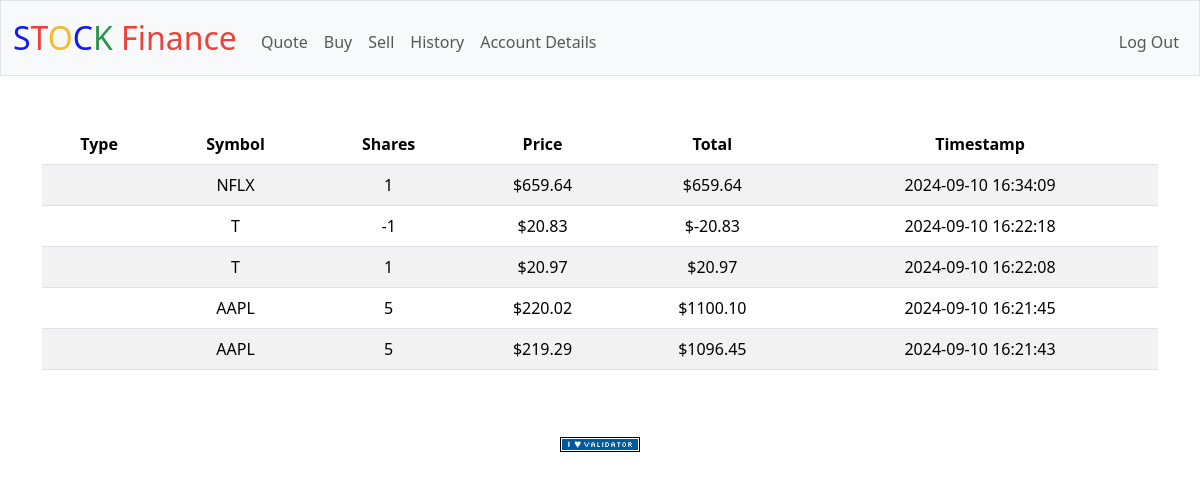
Screenshot of /history (signed in) with the database file from the repository.
### tables this page shows
CREATE TABLE transactions (
id INTEGER PRIMARY KEY AUTOINCREMENT,
user_id INTEGER NOT NULL,
symbol TEXT NOT NULL,
shares INTEGER NOT NULL,
price NUMERIC NOT NULL,
timestamp DATETIME DEFAULT CURRENT_TIMESTAMP, date TEXT,
FOREIGN KEY (user_id) REFERENCES users(id)
);

### app.py (the view)
@app.route("/history")
@login_required
def history():
    transactions = db.execute(
        "SELECT * FROM transactions WHERE user_id = :user_id ORDER BY timestamp DESC", user_id=session["user_id"])
    return render_template("history.html", transactions=transactions)

### app.py (called while the page is built)
@app.after_request
def after_request(response):
    response.headers["Cache-Control"] = "no-cache, no-store, must-revalidate"
    response.headers["Expires"] = 0
    response.headers["Pragma"] = "no-cache"
    return response

### helpers.py (called while the page is built)
def login_required(f):
    @wraps(f)
    def decorated_function(*args, **kwargs):
        if session.get("user_id") is None:
            return redirect("/login")
        return f(*args, **kwargs)
    return decorated_function

### templates/history.html (shortened to what this page needs)
{% extends "layout.html" %}
{% block main %}
<table class="table table-striped">
    <thead>
        <tr>
            <th>Type</th>
            <th>Symbol</th>
            <th>Shares</th>
            <th>Price</th>
            <th>Total</th>
            <th>Timestamp</th>
        </tr>
    </thead>
    <tbody>
        {% for transaction in transactions %}
        <tr>
            <td>{{ transaction.type }}</td>
            <td>{{ transaction.symbol }}</td>
            <td>{{ transaction.shares }}</td>
            <td>${{ "%.2f"|format(transaction.price) }}</td>
            <td>${{ "%.2f"|format(transaction.shares * transaction.price) }}</td>
            <td>{{ transaction.timestamp }}</td>
        </tr>
        {% endfor %}
    </tbody>
</table>
{% endblock %}

### templates/layout.html (shortened to what this page needs)
<!DOCTYPE html>
<html lang="en">
    <head>
        <link href="https://cdn.jsdelivr.net/npm/bootstrap@5.3.3/dist/css/bootstrap.min.css" rel="stylesheet">
        <link href="/static/styles.css" rel="stylesheet">
    </head>
    <body>
        <nav class="bg-light border navbar navbar-expand-md navbar-light">
            <div class="container-fluid">
                <a class="navbar-brand" href="/"><span class="blue">S</span><span class="red">T</span><span class="yellow">O</span><span class="blue">C</span><span class="green">K</span><span class="red">&nbsp;Finance</span></a>
                <div class="collapse navbar-collapse" id="navbar">
                    {% if session["user_id"] %}
                        <ul class="navbar-nav me-auto mt-2">
                            <li class="nav-item"><a class="nav-link" href="/quote">Quote</a></li>
                            <li class="nav-item"><a class="nav-link" href="/buy">Buy</a></li>
                            <li class="nav-item"><a class="nav-link" href="/sell">Sell</a></li>
                            <li class="nav-item"><a class="nav-link" href="/history">History</a></li>
                            <li class="nav-item"><a class="nav-link" href="/account">Account Details</a></li>
                        </ul>
                        <ul class="navbar-nav ms-auto mt-2">
                            <li class="nav-item"><a class="nav-link" href="/logout">Log Out</a></li>
                        </ul>
                    {% else %}
                        <ul class="navbar-nav ms-auto mt-2">
                            <li class="nav-item"><a class="nav-link" href="/register">Register</a></li>
                            <li class="nav-item"><a class="nav-link" href="/login">Log In</a></li>
                        </ul>
                    {% endif %}
                </div>
            </div>
        </nav>
        <main class="container py-5 text-center">
            {% block main %}{% endblock %}
        </main>
        <footer class="mb-5">
            <form action="https://validator.w3.org/check" class="text-center" enctype="multipart/form-data" method="post" target="_blank">
                <input alt="Validate" src="/static/I_heart_validator.png" type="image">
            </form>
        </footer>
    </body>
</html>

### static/styles.css (style rules this page uses)
nav .navbar-brand { font-size: xx-large; }
nav .navbar-brand .blue { color: #537fbe; }
nav .navbar-brand .red { color: #ea433b; }
nav .navbar-brand .yellow { color: #f5b82e; }
nav .navbar-brand .blue { color: #1119f6; }
nav .navbar-brand .green { color: #2e944b; }

### rows the page displays
transactions: price "659.64", transaction.shares*transaction.price "659.64"
transactions: price "20.83", transaction.shares*transaction.price "-20.83"
transactions: price "20.97", transaction.shares*transaction.price "20.97"
transactions: price "220.02", transaction.shares*transaction.price "1100.10"
transactions: price "219.29", transaction.shares*transaction.price "1096.45"
